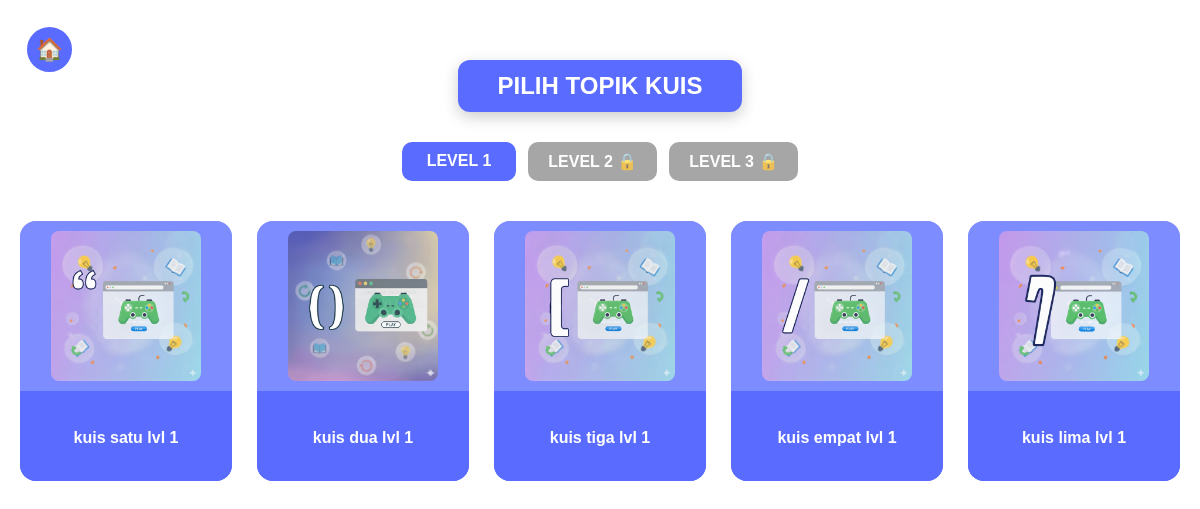
/quiz/MenuKuis/ (signed in), run on an earlier commit of the app's database.
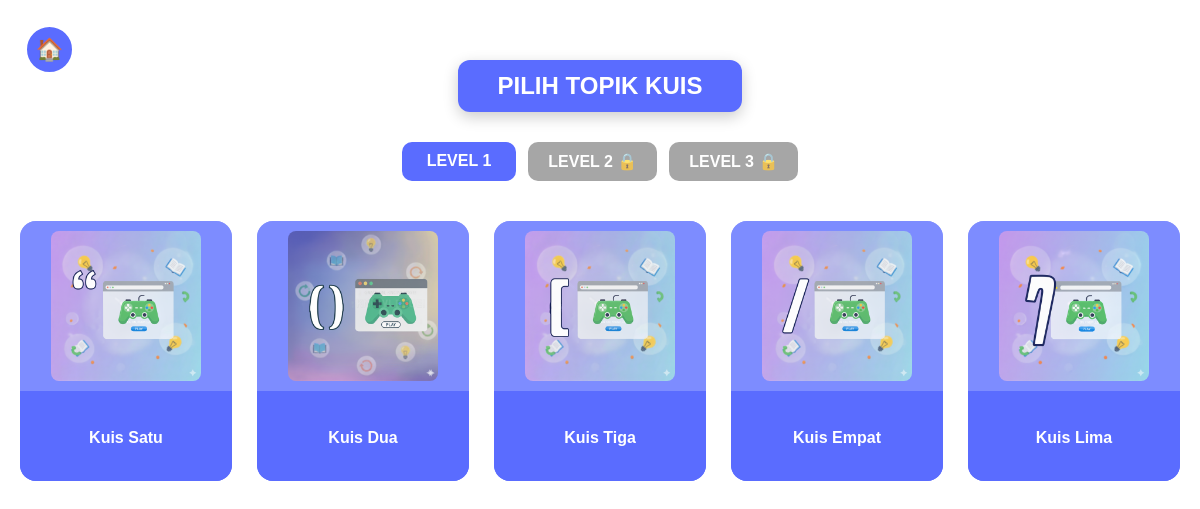
And on a later commit of the database.
### quiz/models.py (models this page shows, shortened)
class Quiz(models.Model):
    judul = models.CharField(max_length=200)
    gambar = models.CharField(max_length=300, blank=True, null=True)
    level = models.IntegerField(default=1)

### quiz/views.py (the view)
# urls.py: path('MenuKuis/', views.MenuKuis, name='MenuKuis'),
def MenuKuis(request):
    if "jawaban_user" in request.session:
        del request.session["jawaban_user"]
    if "timer_quiz" in request.session:
        del request.session["timer_quiz"]
    request.session["reset_timer"] = True
    profile = request.user.userprofile
    level = request.GET.get("level", "1")
    if int(level) > profile.level:
        level = str(profile.level)
    kuis_list = Quiz.objects.filter(level=level)
    return render(request, "quiz/MenuKuis.html", {
        "kuis_list": kuis_list,
        "level": level,
        "profile": profile,
        "reset_timer": True,
    })

### quiz/templates/quiz/MenuKuis.html (shortened to what this page needs)
{% load static %}
<!DOCTYPE html>
<html lang="id">
<head>
</head>
<body>
    <a href="/blog/home" class="btn-home">🏠</a>
    <div class="container">
        <div class="title">PILIH TOPIK KUIS</div>
        <div class="level-buttons">
            <a href="?level=1"
            class="{% if level == 1 %}active{% endif %}">
            LEVEL 1
            </a>
            {% if profile.level >= 2 %}
                <a href="?level=2"
                class="{% if level == 2 %}active{% endif %}">
                LEVEL 2
                </a>
            {% else %}
                <span class="locked">LEVEL 2 🔒</span>
            {% endif %}
            {% if profile.level >= 3 %}
                <a href="?level=3"
                class="{% if level == 3 %}active{% endif %}">
                LEVEL 3
                </a>
            {% else %}
                <span class="locked">LEVEL 3 🔒</span>
            {% endif %}
        </div>
        <div class="grid">
            {% for item in kuis_list %}
            <a href="{% url 'tampil_soal' item.id 0 %}" class="card">
                <div class="card-top">
                    {% if item.gambar %}
                        <img src="{% static item.gambar %}" alt="{{ item.judul }}">
                    {% else %}
                        <img src="{% static 'images/AssetKuis/default.png' %}">
                    {% endif %}
                </div>
                <div class="card-title">
                    {{ item.judul }}
                </div>
            </a>
            {% empty %}
                <p style="color:white;">Belum ada data kuis.</p>
            {% endfor %}
        </div>
    </div>
</body>
</html>

What changed in the data, as far as the page shows it:
changed Quiz: judul "kuis satu lvl 1" → "Kuis Satu"
changed Quiz: judul "kuis dua lvl 1" → "Kuis Dua"
changed Quiz: judul "kuis tiga lvl 1" → "Kuis Tiga"
changed Quiz: judul "kuis empat lvl 1" → "Kuis Empat"
changed Quiz: judul "kuis lima lvl 1" → "Kuis Lima"
